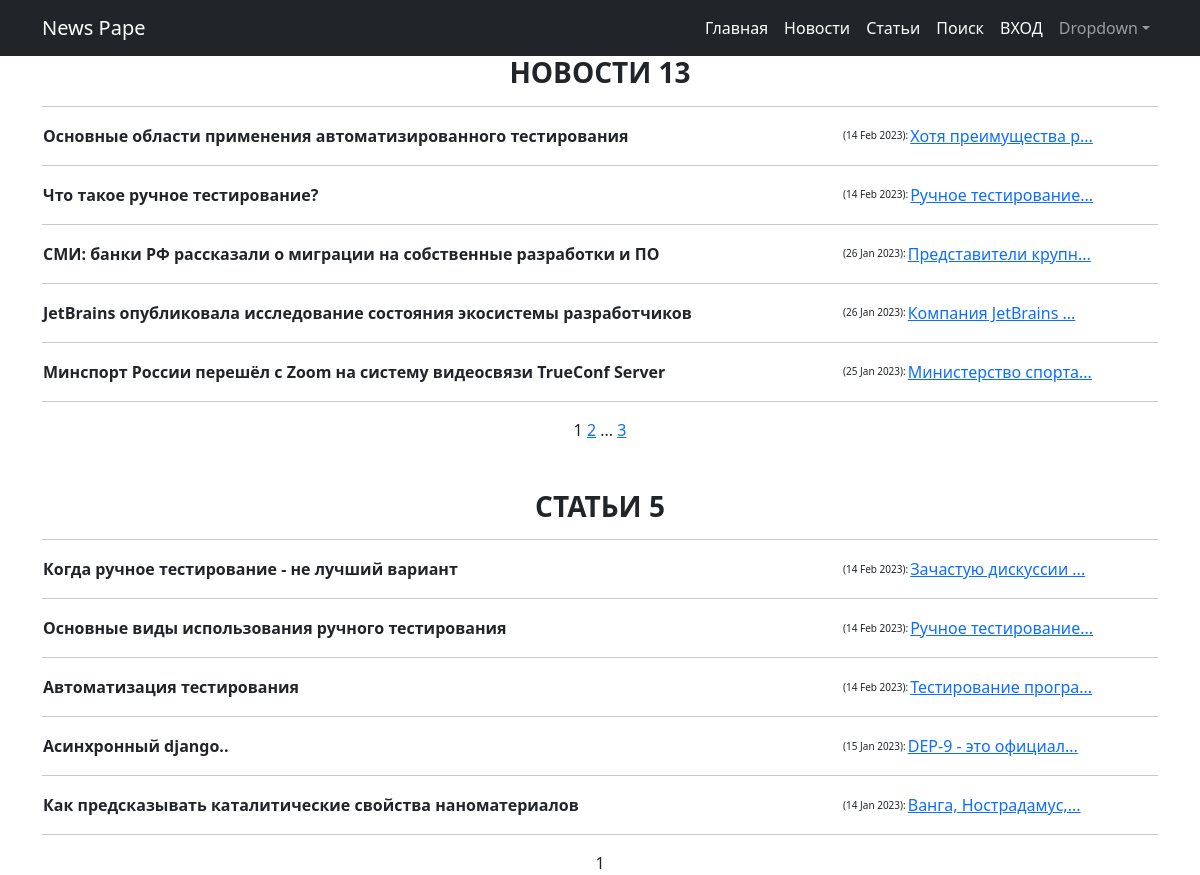
The page / on the database its author committed.
### news/models.py (models this page shows, shortened)
class Post(models.Model):
    author = models.ForeignKey(Author, on_delete=models.CASCADE)
    NEWS = 'nw'
    ARTICLE = 'ar'
    CATEGORY_CHOICES = ((NEWS, 'Новость'), (ARTICLE, 'Статья'))
    categoryType = models.CharField(max_length=2, choices=CATEGORY_CHOICES, default=NEWS)
    dateCreation = models.DateTimeField(auto_now_add=True)
    postCategory = models.ManyToManyField(Category, through='PostCategory')
    title = models.CharField(max_length=128)
    text = models.TextField()
    rating = models.SmallIntegerField(default=0)
    def preview(self):
        return '{}...'.format(self.text[0:19])

### news/views.py (the view)
# urls.py: path('', views.NewsList, name='NewList'),
def NewsList(request):
    posts = Post.objects.filter(categoryType='nw').order_by('-dateCreation')
    paginatorn = Paginator(posts, 5)
    page_numbern = request.GET.get('pagen')
    pagen_obj = paginatorn.get_page(page_numbern)
    articles = Post.objects.filter(categoryType='ar').order_by('-dateCreation')
    paginatora = Paginator(articles, 5)
    page_numbera = request.GET.get('pagea')
    pagea_obj = paginatora.get_page(page_numbera)
    response_data = {'articles': articles, 'posts': posts, 'pagen_obj': pagen_obj, 'pagea_obj': pagea_obj}
    return render(request, 'news/news.html', response_data)

### news/templates/news/news.html (shortened to what this page needs)
{% extends 'flatpages/default.html' %}
{% block content %}
<h3><strong>НОВОСТИ {{posts|length}}</strong></h3>
<hr>
{% for post in pagen_obj %}
<table>
     <tr>
     <td width="800"  align="left" style="font-size:16px"><strong>{{ post.title }}</strong></td>
     <td style="font-size:10px">({{ post.dateCreation|date:'d M Y' }}):</td>
     <td><a href="/news/{{ post.pk }}">{{ post.preview }}</a></td>
     </tr>
</table>
<hr>
{% endfor %}
   {{ pagen_obj.number }}
   {% if pagen_obj.has_next %}
       <a href="?pagen={{ pagen_obj.next_page_number }}">{{ pagen_obj.next_page_number }}</a>
       {% if paginator.num_pages != pagen_obj.next_page_number %}
           ...
           <a href="?pagen={{ pagen_obj.paginator.num_pages }}">{{ pagen_obj.paginator.num_pages }}</a>
       {% endif %}
   {% endif %}
<br><br><br>
<h3><strong>СТАТЬИ {{articles|length}}</strong></h3>
<hr>
{% for articles in pagea_obj %}
<table>
     <tr>
     <td width="800"  align="left" style="font-size:16px"><strong>{{ articles.title }}</strong></td>
     <td style="font-size:10px">({{ articles.dateCreation|date:'d M Y' }}):</td>
     <td><a href="/article/{{articles.pk }}">{{ articles.preview }}</a></td>
     </tr>
</table>
<hr>
{% endfor %}
   {{ pagea_obj.number }}
{% endblock content %}

### rows shown on the page
Post: title "Основные области применения автоматизированного тестирования", dateCreation "14 Feb 2023", preview "Хотя преимущества р..."
Post: title "Что такое ручное тестирование?", dateCreation "14 Feb 2023", preview "Ручное тестирование..."
Post: title "СМИ: банки РФ рассказали о миграции на собственные разработки и ПО", dateCreation "26 Jan 2023", preview "Представители крупн..."
Post: title "JetBrains опубликовала исследование состояния экосистемы разработчиков", dateCreation "26 Jan 2023", preview "Компания JetBrains ..."
Post: title "Минспорт России перешёл с Zoom на систему видеосвязи TrueConf Server", dateCreation "25 Jan 2023", preview "Министерство спорта..."
Post: title "Когда ручное тестирование - не лучший вариант", dateCreation "14 Feb 2023", preview "Зачастую дискуссии ..."
Post: title "Основные виды использования ручного тестирования", dateCreation "14 Feb 2023", preview "Ручное тестирование..."
Post: title "Автоматизация тестирования", dateCreation "14 Feb 2023", preview "Тестирование програ..."
Post: title "Асинхронный django..", dateCreation "15 Jan 2023", preview "DEP-9 - это официал..."
Post: title "Как предсказывать каталитические свойства наноматериалов", dateCreation "14 Jan 2023", preview "Ванга, Нострадамус,..."

### other values the page prints
{{ posts|length }} "13"
{{ pagen_obj.number }} "1"
{{ pagen_obj.next_page_number }} "2"
{{ pagen_obj.paginator.num_pages }} "3"
{{ articles|length }} "5"
{{ pagea_obj.number }} "1"
